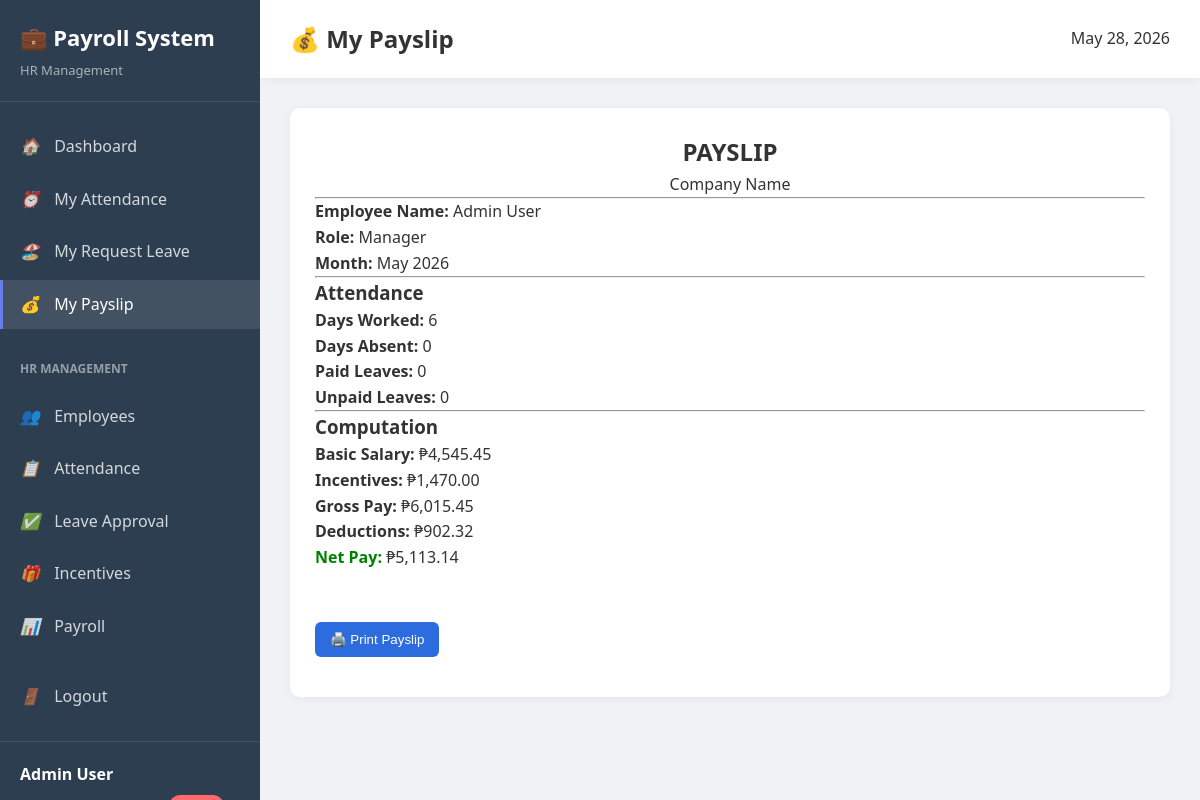
The app's page /includes/payslip.php (signed in) with its own data.
### tables this page shows
CREATE TABLE `employees` (
  `id` int(11) NOT NULL,
  `employee_id` varchar(20) NOT NULL,
  `firstname` varchar(50) NOT NULL,
  `lastname` varchar(50) NOT NULL,
  `email` varchar(100) NOT NULL,
  `password` varchar(255) NOT NULL,
  `phone` varchar(20) DEFAULT NULL,
  `role_id` int(11) NOT NULL,
  `department_id` int(11) DEFAULT NULL,
  `shift_id` int(11) DEFAULT NULL,
  `hire_date` date NOT NULL,
  `status` varchar(20) DEFAULT 'active',
  `is_hr` tinyint(1) DEFAULT 0 COMMENT '1 = HR privileges',
  `is_admin` tinyint(1) DEFAULT 0 COMMENT '1 = Admin privileges',
  `created_at` timestamp NOT NULL DEFAULT current_timestamp()
);

CREATE TABLE `payroll` (
  `id` int(11) NOT NULL,
  `employee_id` int(11) NOT NULL,
  `month_year` date NOT NULL COMMENT 'Format: YYYY-MM-01',
  `basic_salary` decimal(10,2) DEFAULT 0.00,
  `total_incentives` decimal(10,2) DEFAULT 0.00,
  `total_deductions` decimal(10,2) DEFAULT 0.00,
  `days_worked` int(11) DEFAULT 0,
  `days_absent` int(11) DEFAULT 0,
  `paid_leaves` int(11) DEFAULT 0,
  `unpaid_leaves` int(11) DEFAULT 0,
  `total_hours` decimal(8,2) DEFAULT 0.00,
  `overtime_hours` decimal(8,2) DEFAULT 0.00,
  `gross_pay` decimal(10,2) DEFAULT 0.00,
  `net_pay` decimal(10,2) DEFAULT 0.00,
  `status` varchar(20) DEFAULT 'draft' COMMENT 'draft, finalized, paid',
  `created_at` timestamp NOT NULL DEFAULT current_timestamp()
);

CREATE TABLE `roles` (
  `id` int(11) NOT NULL,
  `role_name` varchar(100) NOT NULL,
  `level` int(11) NOT NULL COMMENT 'Hierarchy: 1=Entry, 5=Manager, 10=Executive',
  `monthly_salary` decimal(10,2) NOT NULL,
  `hourly_rate` decimal(8,2) NOT NULL,
  `created_at` timestamp NOT NULL DEFAULT current_timestamp()
);

### config/session.php (called while the page is built, shortened)
<?php
function isLoggedIn() {
    return isset($_SESSION['user_id']);
}
function getCurrentUser() {
    global $pdo;
    $stmt = $pdo->prepare("
        SELECT
            e.*,
            r.role_name,
            r.monthly_salary,
            d.department_name,
            s.shift_name
        FROM employees e
        JOIN roles r ON e.role_id = r.id
        LEFT JOIN departments d ON e.department_id = d.id
        LEFT JOIN shifts s ON e.shift_id = s.id
        WHERE e.id = ?
        LIMIT 1
    ");
    $stmt->execute([$_SESSION['user_id']]);
    return $stmt->fetch(PDO::FETCH_ASSOC);
}
?>

### includes/payslip.php (the view, shortened to what this page needs)
<?php
require_once('../config/database.php');
require_once('../config/session.php');
$user = getCurrentUser();
$employee_id = $user['id'];
$stmt = $pdo->prepare("
    SELECT p.*,
           CONCAT(e.firstname, ' ', e.lastname) AS employee_name,
           r.role_name,
           e.department_id
    FROM payroll p
    JOIN employees e ON p.employee_id = e.id
    JOIN roles r ON e.role_id = r.id
    WHERE p.employee_id = ?
    ORDER BY p.month_year DESC
    LIMIT 1
");
$stmt->execute([$employee_id]);
$payroll = $stmt->fetch(PDO::FETCH_ASSOC);
$stmt = $pdo->prepare("
    SELECT
        COUNT(CASE WHEN status = 'present' THEN 1 END) AS days_worked,
        COUNT(CASE WHEN status = 'absent' THEN 1 END) AS days_absent
    FROM attendance
    WHERE employee_id = ?
");
$stmt->execute([$employee_id]);
$attendance = $stmt->fetch(PDO::FETCH_ASSOC);
?>
<!DOCTYPE html>
<html lang="en">
<head>
    <link rel="stylesheet" href="../assets/dashboard.css">
    <link rel="stylesheet" href="../assets/payslip.css">
</head>
<body class="dashboard">
<aside class="sidebar">
    <div class="sidebar-header">
        <h2>💼 Payroll System</h2>
        <p>HR Management</p>
    </div>
    <ul class="nav-menu">
        <li class="nav-item">
            <a href="dashboard.php" class="nav-link">
                <i>🏠</i> Dashboard
            </a>
        </li>
        <li class="nav-item">
                <a href="attendanceEmployee.php" class="nav-link">
                    <i>⏰</i> My Attendance
                </a>
        </li>
        <li class="nav-item">
            <a href="leave.php" class="nav-link">
                <i>🏖️</i> My Request Leave
            </a>
        </li>
        <li class="nav-item">
            <a href="payslip.php" class="nav-link active">
                <i>💰</i> My Payslip
            </a>
        </li>
        <?php if ($user['is_hr'] || $user['is_admin']): ?>
        <li class="nav-item" style="margin-top: 20px; padding: 10px 20px; color: rgba(255,255,255,0.5); font-size: 12px; font-weight: bold;">
            HR MANAGEMENT
        </li>
        <li class="nav-item">
            <a href="employee.php" class="nav-link">
                <i>👥</i> Employees
            </a>
        </li>
        <li class="nav-item">
            <a href="attendance_hr.php" class="nav-link">
                <i>📋</i> Attendance
            </a>
        </li>
        <li class="nav-item">
            <a href="manage_leaves.php" class="nav-link">
                <i>✅</i> Leave Approval
            </a>
        </li>
        <li class="nav-item">
            <a href="manage_incentives.php" class="nav-link">
                <i>🎁</i> Incentives
            </a>
        </li>
        <li class="nav-item">
            <a href="payroll.php" class="nav-link">
                <i>📊</i> Payroll
            </a>
        </li>
        <?php endif; ?>
        <li class="nav-item" style="margin-top: 20px;">
            <a href="logout.php" class="nav-link">
                <i>🚪</i> Logout
            </a>
        </li>
    </ul>
    <div class="user-info">
        <strong><?php echo htmlspecialchars($user['firstname'] . ' ' . $user['lastname']); ?></strong>
        <?php if ($user['is_admin']): ?>
            <span class="badge badge-admin">ADMIN</span>
        <?php elseif ($user['is_hr']): ?>
            <span class="badge badge-hr">HR</span>
        <?php endif; ?>
    </div>
</aside>
<main class="main-content">
<div class="topbar">
    <h2>💰 My Payslip</h2>
    <div><?= date('F d, Y'); ?></div>
</div>
<div class="card">
<?php if (!$payroll): ?>
    <p style="color:red;">No payroll record found for this month.</p>
<?php else: ?>
    <h2 style="text-align:center;">PAYSLIP</h2>
    <p style="text-align:center;">Company Name</p>
    <hr>
    <p><b>Employee Name:</b> <?= htmlspecialchars($payroll['employee_name']); ?></p>
    <p><b>Role:</b> <?= htmlspecialchars($payroll['role_name']); ?></p>
    <p><b>Month:</b> <?= date('F Y', strtotime($payroll['month_year'])); ?></p>
    <hr>
    <h3>Attendance</h3>
    <p><b>Days Worked:</b> <?= $attendance['days_worked'] ?? 0; ?></p>
    <p><b>Days Absent:</b> <?= $attendance['days_absent'] ?? 0; ?></p>
    <p><b>Paid Leaves:</b> <?= $payroll['paid_leaves'] ?? 0; ?></p>
    <p><b>Unpaid Leaves:</b> <?= $payroll['unpaid_leaves'] ?? 0; ?></p>
    <hr>
    <h3>Computation</h3>
    <p><b>Basic Salary:</b> ₱<?= number_format($payroll['basic_salary'] ?? 0, 2); ?></p>
    <p><b>Incentives:</b> ₱<?= number_format($payroll['total_incentives'] ?? 0, 2); ?></p>
    <p><b>Gross Pay:</b> ₱<?= number_format($payroll['gross_pay'] ?? 0, 2); ?></p>
    <p><b>Deductions:</b> ₱<?= number_format($payroll['total_deductions'] ?? 0, 2); ?></p>
    <p><b style="color:green;">Net Pay:</b> ₱<?= number_format($payroll['net_pay'] ?? 0, 2); ?></p>
    <br><br>
<?php endif; ?>
<button onclick="window.print()" class="print-btn">
    🖨️ Print Payslip
</button>
</div>
</main>
</body>
</html>

### assets/dashboard.css (style rules this page uses)
* { margin: 0; padding: 0; box-sizing: border-box; }
body { font-family: 'Segoe UI', Tahoma, Geneva, Verdana, sans-serif; background: linear-gradient(135deg, #667eea 0%, #764ba2 100%); color: #333; line-height: 1.6; }
.dashboard { display: flex; min-height: 100vh; background: #f0f2f5; }
.sidebar { width: 260px; background: #2c3e50; color: white; padding: 20px 0; position: fixed; height: 100vh; overflow-y: auto; }
.sidebar-header { padding: 0 20px 20px; border-bottom: 1px solid rgba(255,255,255,0.1); margin-bottom: 20px; }
.sidebar-header h2 { font-size: 22px; margin-bottom: 5px; }
.sidebar-header p { font-size: 13px; color: rgba(255,255,255,0.6); }
.nav-menu { list-style: none; }
.nav-item { margin-bottom: 3px; }
.nav-link { display: block; padding: 12px 20px; color: rgba(255,255,255,0.8); text-decoration: none; transition: all 0.3s; }
.nav-link:hover, .nav-link.active { background: rgba(255,255,255,0.1); color: white; border-left: 3px solid #667eea; padding-left: 17px; }
.nav-link i { margin-right: 10px; width: 20px; display: inline-block; }
.user-info { padding: 20px; border-top: 1px solid rgba(255,255,255,0.1); margin-top: 20px; }
.user-info strong { display: block; margin-bottom: 5px; }
.badge { display: inline-block; padding: 3px 8px; border-radius: 12px; font-size: 11px; font-weight: bold; margin-left: 5px; }
.badge-admin { background: #ff6b6b; color: white; }
.main-content { margin-left: 260px; flex: 1; padding: 30px; }
.topbar { background: white; padding: 20px 30px; margin: -30px -30px 30px -30px; box-shadow: 0 2px 10px rgba(0,0,0,0.05); display: flex; justify-content: space-between; align-items: center; }
.card { background: white; padding: 25px; border-radius: 10px; box-shadow: 0 2px 10px rgba(0,0,0,0.05); margin-bottom: 20px; }

### assets/payslip.css (style rules this page uses)
.print-btn { background: #2d6cdf; color: white; border: none; padding: 10px 15px; cursor: pointer; border-radius: 6px; margin-bottom: 15px; }

### records on screen
employees: firstname+lastname "Admin User"
payroll: roles.role_name "Manager", month_year "May 2026", paid_leaves "0", unpaid_leaves "0", basic_salary "4,545.45", total_incentives "1,470.00", gross_pay "6,015.45", total_deductions "902.32", net_pay "5,113.14"

### other values on screen
$payroll['employee_name'] "Admin User"
$attendance['days_worked'] "6"
$attendance['days_absent'] "0"
